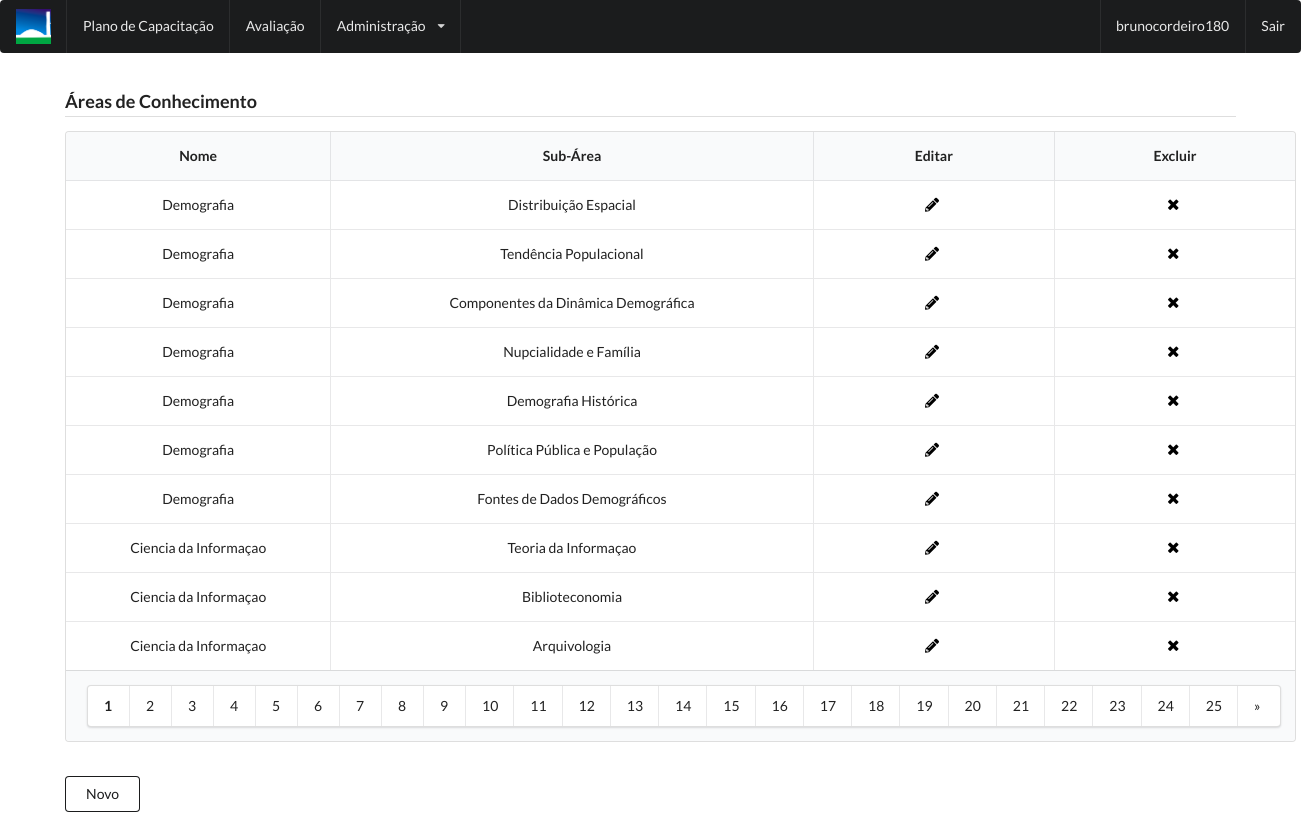
The app's page /areas/ (signed in) with its own data.
### novo_capacita/models.py (models this page shows, shortened)
class Sub_Area_Conhecimento(models.Model):
    cod_sub_area_conhecimento = models.AutoField(primary_key=True)
    cod_area_conhecimento = models.ForeignKey('Area_Conhecimento', on_delete=models.CASCADE)
    txt_descricao = models.CharField(max_length=200)
    ind_excluido = models.DecimalField(default=0, decimal_places=0, max_digits=2)
    class Meta:
        db_table = 'Sub_Area_Conhecimento'

class Area_Conhecimento(models.Model):
    cod_area_conhecimento = models.AutoField(primary_key=True)
    txt_descricao = models.CharField(max_length=200)
    ind_excluido = models.DecimalField(default=0,decimal_places=0, max_digits=2)
    class Meta:
        db_table = 'Area_Conhecimento'
    def __str__(self):
        return self.txt_descricao

### novo_capacita/views.py (the view)
# urls.py: url(r'^areas/$', views.areas, name='areas'),
def areas(request):
    sub_areas = Sub_Area_Conhecimento.objects.all()
    page = request.GET.get('page', 1)
    paginator = Paginator(sub_areas, 10)
    try:
        subs = paginator.page(page)
    except PageNotAnInteger:
        subs = paginator.page(1)
    except EmptyPage:
        subs = paginator.page(paginator.num_pages)
    return render(request, 'novo_capacita/areas.html', { 'subs': subs })

### novo_capacita/templates/novo_capacita/areas.html (shortened to what this page needs)
{% extends 'novo_capacita/base.html' %}
{% block content %}
    <div class="table_div">
        <h3 class="ui dividing header">Áreas de Conhecimento</h3>
        <table class="ui celled padded table">
            <thead>
                <tr class="center aligned">
                <th class="one wide">Nome</th>
                <th class="two wide">Sub-Área</th>
                <th class="one wide">Editar</th>
                <th class="one wide">Excluir</th>
                </tr>
            </thead>
            <tbody>
                {% for sub_area in subs %}
                    <tr class="center aligned">
                        <td>{{sub_area.cod_area_conhecimento}}</td>
                        <td>{{sub_area.txt_descricao}}</td>
                        <td><a class="links" href="{% url 'sub_area_edit' sub_area.cod_sub_area_conhecimento %}"><i class="pencil icon"></i></a></td>
                        <td><a class="links" href=""><i class="delete icon"></i></a></td>
                    </tr>
                {% endfor %}
            </tbody>
            {% if subs.has_other_pages %}
            <tfoot>
                <tr><th colspan="7">
                    <div class="ui right floated pagination menu">
                    {% for i in subs.paginator.page_range %}
                    {% if subs.number == i %}
                        <a class="item" href="?page={{ i }}"><strong>{{ i }}</strong></a>
                    {% else %}
                        <a class="item" href="?page={{ i }}">{{ i }}</a>
                    {% endif %}
                    {% endfor %}
                    {% if subs.has_next %}
                    <a class="item" href="?page={{ subs.next_page_number }}">&raquo;</a>
                    {% else %}
                    <span class="item">&raquo;</span>
                    {% endif %}
                    </div>
                </th>
            </tr></tfoot>
        </table>
        {% endif %}
        <br>
        <a href="/orgao/new/"><button class="ui button basic secondary">Novo</button></a>
        <br>
        <br>
    </div>
    {% endblock %}

### novo_capacita/templates/novo_capacita/base.html (shortened to what this page needs)
{% load staticfiles %}
<!DOCTYPE html>
<html>
<head>
    <link rel="stylesheet" href="{% static 'css/semantic.min.css' %}">
    <link rel="stylesheet" href="{% static 'css/table.css' %}">
</head>
<body>
    <div class="ui inverted menu">
        <div class="item">
            <img src="{% static 'images/senado.png' %}">
        </div>
        <a href="/plano/" class="item">Plano de Capacitação</a>
        <a class="item">Avaliação</a>
        <div class="ui dropdown item">
            Administração
            <i class="dropdown icon"></i>
        </div>
        {% if user.is_authenticated %}
        <div class="right menu">
            <div class="ui item">
                {{ user.username }}
            </div>
            <a class="ui item" href="/logout/">
                Sair
            </a>
        </div>
        {% endif %}
    </div>
        {% if user.is_authenticated %}
            {% block content %}
            {% endblock %}
        {% else %}
            <div class="ui container">
                <h4 class="ui dividing header">Você não está logado, por favor realize o login</h4>
                <a href="{% url 'cas_ng_login' %}">login</a>
            </div>
        {% endif %}
</body>
</html>

### novo_capacita/static/css/table.css (style rules this page uses)
.table_div { padding-left: 5%; padding-right: 5%; padding-top: 2%; }
.links { -webkit-appearance: none; color: rgb(0, 0, 0); }

### records on screen
Sub_Area_Conhecimento: cod_area_conhecimento "Demografia", txt_descricao "Distribuição Espacial"
Sub_Area_Conhecimento: cod_area_conhecimento "Demografia", txt_descricao "Tendência Populacional"
Sub_Area_Conhecimento: cod_area_conhecimento "Demografia", txt_descricao "Componentes da Dinâmica Demográfica"
Sub_Area_Conhecimento: cod_area_conhecimento "Demografia", txt_descricao "Nupcialidade e Família"
Sub_Area_Conhecimento: cod_area_conhecimento "Demografia", txt_descricao "Demografia Histórica"
Sub_Area_Conhecimento: cod_area_conhecimento "Demografia", txt_descricao "Política Pública e População"
Sub_Area_Conhecimento: cod_area_conhecimento "Demografia", txt_descricao "Fontes de Dados Demográficos"
Sub_Area_Conhecimento: cod_area_conhecimento "Ciencia da Informaçao", txt_descricao "Teoria da Informaçao"
Sub_Area_Conhecimento: cod_area_conhecimento "Ciencia da Informaçao", txt_descricao "Biblioteconomia"
Sub_Area_Conhecimento: cod_area_conhecimento "Ciencia da Informaçao", txt_descricao "Arquivologia"

### other values on screen
{{ user.username }} "brunocordeiro180"
{{ i }} "1"
{{ i }} "2" "3" "4" "5" "6" "7" "8" "9" "10" "11" "12" "13" "14" "15" "16" "17" "18" "19" "20" "21" "22" "23" "24" "25"
